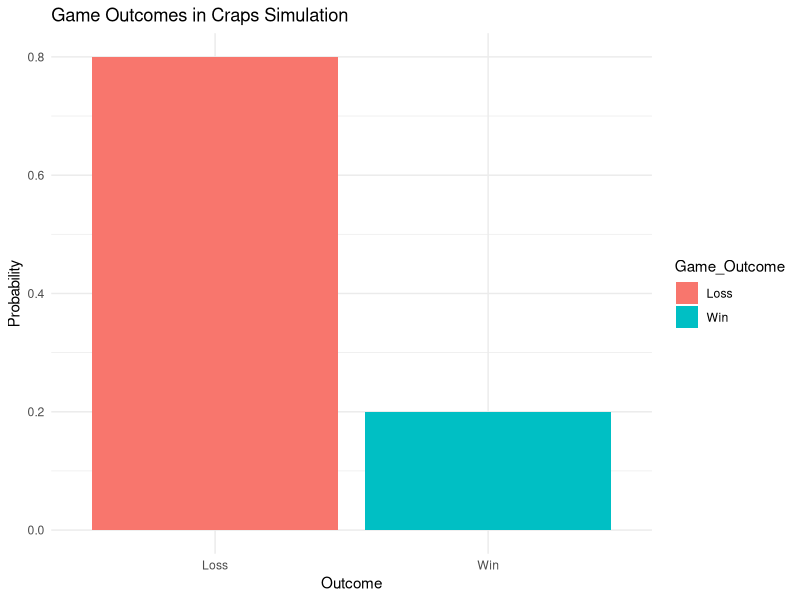
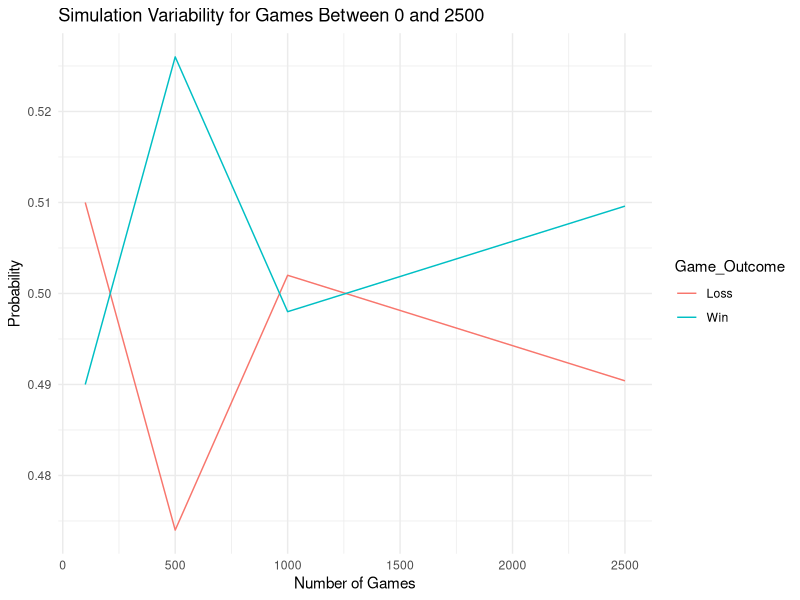
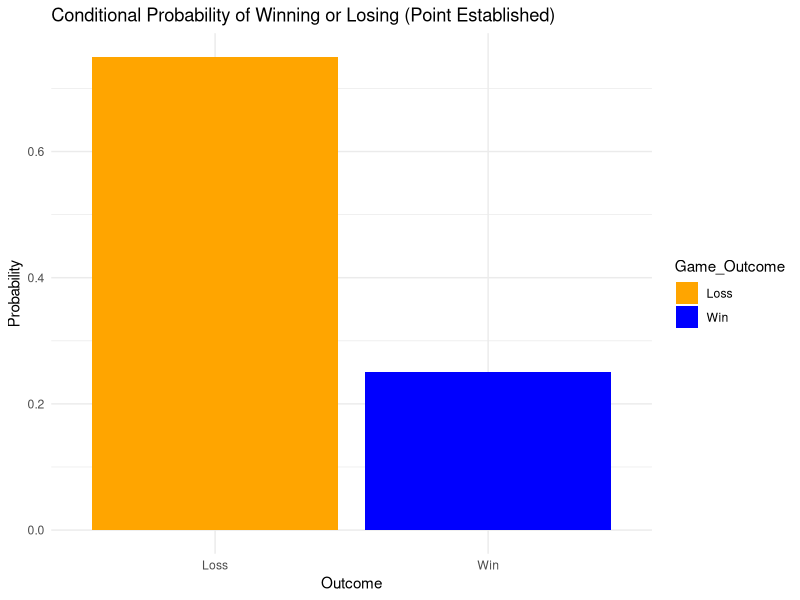

Generate these figures, in order, with R:
## ---- chunk 1
# Load necessary libraries
library(tidyverse)

# Define function to simulate a single game
simulate_craps_game <- function() {
  game_data <- data.frame(
    Roll_Number = integer(),
    Roll = integer(),
    Outcome = character(),
    stringsAsFactors = FALSE
  )

  # First roll (Come-Out Roll)
  roll <- sample(1:6, 1) + sample(1:6, 1)
  Roll_Number <- 1
  if (roll == 7 || roll == 11) {
    Outcome <- "Win"
  } else if (roll == 2 || roll == 3 || roll == 12) {
    Outcome <- "Loss"
  } else {
    Outcome <- "Continue"
    point <- roll
  }
  game_data <- rbind(game_data, data.frame(Roll_Number, Roll = roll, Outcome))

  # If "Continue," enter Point Phase
  if (Outcome == "Continue") {
    repeat {
      Roll_Number <- Roll_Number + 1
      roll <- sample(1:6, 1) + sample(1:6, 1)
      if (roll == point) {
        Outcome <- "Win"
        game_data <- rbind(game_data, data.frame(Roll_Number, Roll = roll, Outcome))
        break
      } else if (roll == 7) {
        Outcome <- "Loss"
        game_data <- rbind(game_data, data.frame(Roll_Number, Roll = roll, Outcome))
        break
      } else {
        Outcome <- "Continue"
        game_data <- rbind(game_data, data.frame(Roll_Number, Roll = roll, Outcome))
      }
    }
  }
  return(game_data)
}

## ---- chunk 2
# Check one game's data
set.seed(123)  # For reproducibility
game_data <- simulate_craps_game()
print(game_data)

## ---- chunk 3
# Define a function to simulate multiple games
run_craps_simulation <- function(N) {
  all_games <- data.frame()
  for (i in 1:N) {
    game_data <- simulate_craps_game()
    game_summary <- data.frame(
      Game_ID = i,
      Total_Rolls = nrow(game_data),
      Point_Established = any(game_data$Outcome == "Continue"),
      Game_Outcome = tail(game_data$Outcome, 1),
      Wins = ifelse(tail(game_data$Outcome, 1) == "Win", 1, 0),
      Losses = ifelse(tail(game_data$Outcome, 1) == "Loss", 1, 0)
    )
    all_games <- rbind(all_games, game_summary)
  }
  return(all_games)
}

# Simulate 5 games to preview
set.seed(123)
simulated_games <- run_craps_simulation(5)
print(simulated_games)

## ---- chunk 4
# Summarize simulation results
summary_results <- simulated_games %>%
  count(Game_Outcome) %>%
  mutate(Probability = n / sum(n))
print(summary_results)

# Visualize simulation results
ggplot(summary_results, aes(x = Game_Outcome, y = Probability, fill = Game_Outcome)) +
  geom_bar(stat = "identity") +
  labs(
    title = "Game Outcomes in Craps Simulation",
    x = "Outcome",
    y = "Probability"
  ) +
  theme_minimal()


## ---- chunk 5
# Function to analyze variability
simulate_and_summarize <- function(N) {
  results <- run_craps_simulation(N)
  summary <- results %>%
    count(Game_Outcome) %>%
    mutate(Probability = n / sum(n), games = N)
  return(summary)
}
# Compare probabilities with varying sample sizes including 2500
variability_results <- bind_rows(
  simulate_and_summarize(100),
  simulate_and_summarize(500),
  simulate_and_summarize(1000),
  simulate_and_summarize(2500)  # Add 2500 to the simulation
)

# Plot variability for games up to 2500
ggplot(variability_results %>% filter(games <= 2500), 
       aes(x = games, y = Probability, color = Game_Outcome, group = Game_Outcome)) +
  geom_line() +
  labs(
    title = "Simulation Variability for Games Between 0 and 2500",
    x = "Number of Games",
    y = "Probability"
  ) +
  theme_minimal()


# Print variability results
print(variability_results)

## ---- chunk 6
# Calculate conditional probability of winning when the point was established
conditional_results <- simulated_games %>%
  filter(Point_Established == TRUE) %>%
  count(Game_Outcome) %>%
  mutate(Probability = n / sum(n))

# Print conditional probabilities
print(conditional_results)

# Visualize conditional probabilities
ggplot(conditional_results, aes(x = Game_Outcome, y = Probability, fill = Game_Outcome)) +
  geom_bar(stat = "identity") +
  scale_fill_manual(values = c("Loss" = "orange", "Win" = "blue"))+
  labs(
    title = "Conditional Probability of Winning or Losing (Point Established)",
    x = "Outcome",
    y = "Probability"
  ) +
  theme_minimal()

